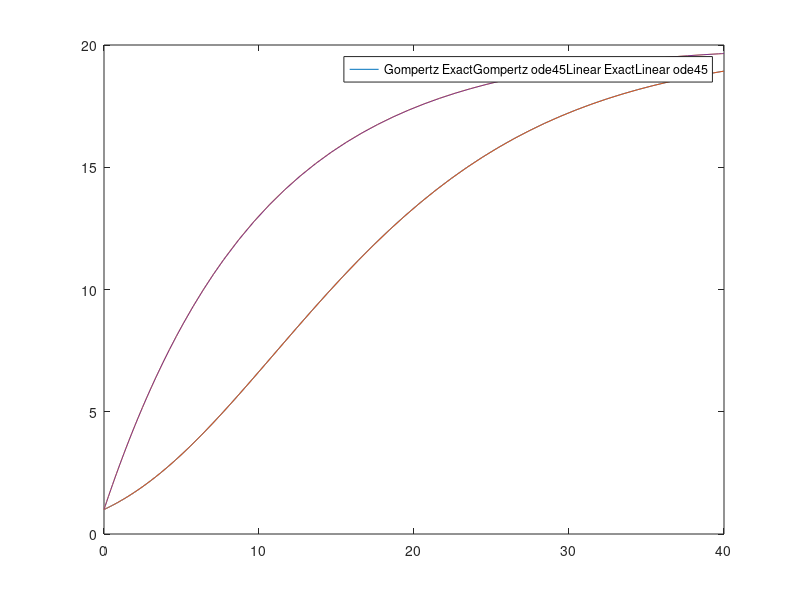
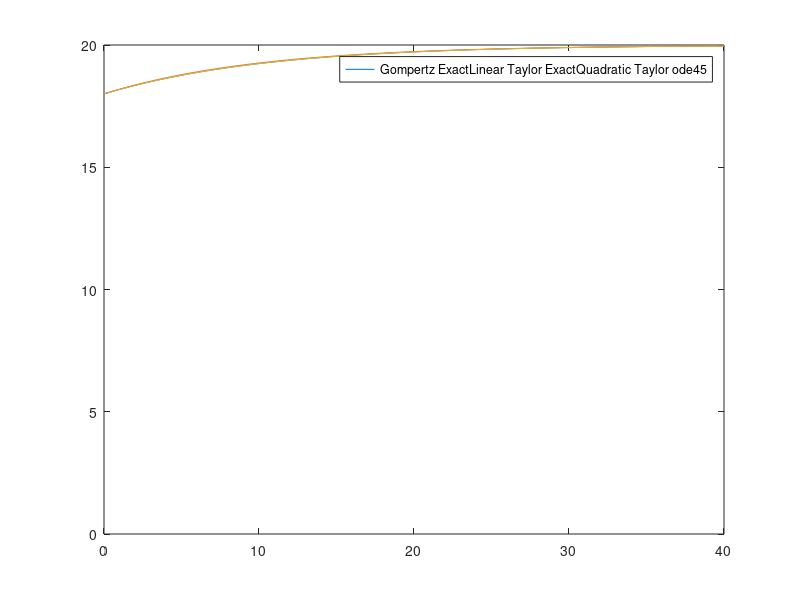
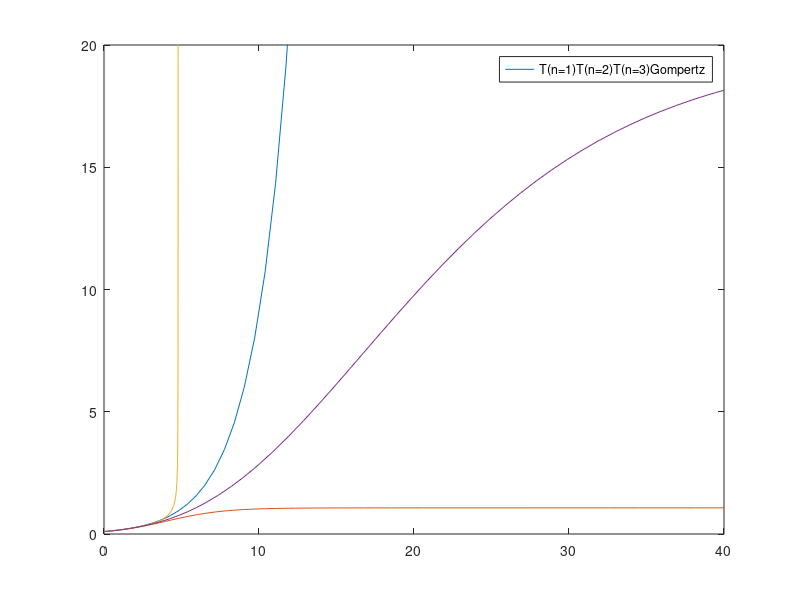

Source code (MATLAB) for these figures, in order:
%Lab 1b: Jacob Cooper 09934300, Esben Nielsen 24610241, Lance Smar 38742026

%% Exercise 1
% Agreed Solution for Gompertz Equation: 
% y = k*e^(-Ce^(-rt))
figure(1);
t = 0:.01:40;
r = 0.1;
k = 20;
C = -log(20);
% Gompertz Exact
y = k.*exp(C.*exp(-1*r.*t));
plot(t, y);
axis([0 40 0 20]);

% Gompertz Numerical
f = @(t,y) r*y.*log(k./y);
[tsol, ysol] = ode45(f, [0,40], 1);
hold on;
plot(tsol, ysol);

% Linear Approximation Exact
t = 0:.01:40;
r = 0.1;
k = 20;
C = -19;
y = C.*exp(-r.*t) + k;
plot(t, y);

% Linear Numerical
f = @(t,y) -r * (y - k);
[tsol, ysol] = ode45(f, [0,40], 1);
plot(tsol, ysol);

legend(["Gompertz Exact" "Gompertz ode45" "Linear Exact" "Linear ode45"]);

% We see minimal to zero difference between our exact solution to the
% Gompertz equation and linear approximation and the numerically generated 
% solutions by ode45. This does give us confidence in the accuracy of the 
% solutions numerically generated by ode45. 

%% Exercise 2
t = 0:.01:40;
r = 0.1;
k = 20;
figure(2);

% Exact Solution to Gompertz when y(0) = 18
C = log(20/18);
y = k.*exp(-1*C.*exp(-1*r.*t));
plot(t, y);
axis([0 40 0 20]);
hold on;

% Exact Solution to Linear Taylor when y(0) = 18
C = -2;
y = C.*exp(-r.*t) + k;
plot(t, y);

% ODE45 of Second-Order Approximation
f = @(t,y) -r * (y - k) - (r/(2*k)).*(y-k).^2;
[tsol, ysol] = ode45(f, [0,40], 18);
plot(tsol, ysol);

legend(["Gompertz Exact" "Linear Taylor Exact" "Quadratic Taylor ode45"]);

% All three solution plots behave extremely similarly overall, from the
% initial condition until they reach y = 20. Near the equilibrium point of
% y = 20, the solutions all behave like the solution to the linear
% approximation, which was y = C*e^(-rt) + k.

%% Exercise 3
figure(3);
r = 0.1;
k = 20;
i = 0.1;
hold off;

% Derivation of Linear Taylor series approximation around y = 0.1
% f(y) = ryln(K/y)         f(y0) = r * y0 * ln(k/y0)
% f'(y) = r(ln(k/y) - 1)   f'(y0) = r(ln(k/y0)-1)
% f''(y) = -r/y            f''(y0) = -r/y0
% f'''(y) = r/y^2          f'''(y0) = r/y0^2
% Format for Linear Expansion: f(y0) + f'(y0)(y-y0) + 
% f''(y0)/2*(y-y0)^2 + f'''(y0)/6*(y-y0)^3
% T(n=1,r=0.1,k=20) = r*y0*ln(k/y0) + r(ln(k/y0)-1)(y-y0)
% T(n=2,r=0.1,k=20) = r*y0*ln(k/y0) + r(ln(k/y0)-1)(y-y0) - 
% (r/y0)(1/2)(y-y0)^2
% T(n=3,r=0.1,k=20) = r*y0*ln(k/y0) + r(ln(k/y0)-1)(y-y0) - 
% (r/y0)(1/2)(y-y0)^2 + (r/y0^2)(1/6)(y-y0)^3

% T(n=1)
f1 = @(t,y) r*i*log(k/i) + r*(log(k/i)-1).*(y-i);
% T(n=2)
f2 = @(t,y) r*i*log(k/i) + r*(log(k/i)-1).*(y-i) - (r/i)*(1/2).*(y-i).^2;
% T(n=3)
f3 = @(t,y) r*i*log(k/i) + r*(log(k/i)-1).*(y-i) - (r/i)*(1/2).*(y-i).^2 + (r/i^2)/6.*(y-i).^3;

% Plot of T(n=1)
[tsol1, ysol1] = ode45(f1, [0,40], i);
plot(tsol1, ysol1);
hold on;
axis([0 40 0 20]);
% Plot of T(n=2)
[tsol2, ysol2] = ode45(f2, [0,40], i);
plot(tsol2, ysol2);
% Plot of T(n=3)
[tsol3, ysol3] = ode45(f3, [0,40], i);
plot(tsol3, ysol3);

% Gompertz Plot
f4 = @(t,y) r * y * log(k/y);
[tsol4,ysol4] = ode45(f4, [0,40], i);
plot(tsol4,ysol4);

legend(["T(n=1)" "T(n=2)" "T(n=3)" "Gompertz"]);


% The three Taylor series approximations for the Gompertz differential
% equation are not good, as they all deviate significantly from the ode45
% numerical solution. The linear and cubic Taylor series approximations
% increase exponentially and are not asymptotic to the value of k, starting
% to deviate significantly from the gompertz equation around t = 10. The
% quadratic approximation is asymptotic to a value of approximately k/2,
% always underneath the gompertz solution. 

% Solving the differential equation of T(n=1):
% y' = r*y0*log(k/y0) + r*(log(k/y0)-1).*(y-y0)
% Let y0 = 0.1, r = 0.1, k = 1
% dy/dt = 0.01ln(10) + 0.1(ln(10)-1)*(y-0.1)
% dy / (0.1ln(10) + (ln(10) - 1)(y - 0.1)) = r dt
% dy / (0.1 + y(ln(10) - 1)) = r dt
% Int(dy / (0.1 + y(ln(10) - 1))) = Int(rdt)
% ln[0.1 + y(ln(10) - 1)] / (ln(10) - 1) = rt + C
% 0.1 + y(ln(10) - 1) = Ce^((ln(10) - 1)rt)
% y(ln(10) - 1) = Ce^((ln(10) - 1)rt) - 0.1
% y = [Ce^((ln(10) - 1)rt) - 0.1] / (ln(10) - 1)

% The function found here is similar to the function found in Exercise 1,
% an exponential function with horizontal and vertical shifts based on the
% k value and r value. 

% The main difference between these two functions is
% that the exponent of the function from exercise 1 is negative, while the
% exponent from exercise 3 is positive. This means that the exercise 1
% function will converge to a value as t --> infinity, while the exercise 3
% function will go to infinity or negative infinity as t --> infinity. 

% We know that the linear equation should be a good approximation to the
% solution to the full Gompertz equation when the tumor is small, because 
% the Taylor series was generated around y = 0.1 instead of y = k. So, the
% solution to the linear equation tells us that at low volumes, the tumor
% will grow slowly until it reaches a certain volume, after which it will
% grow extremely rapidly. 
